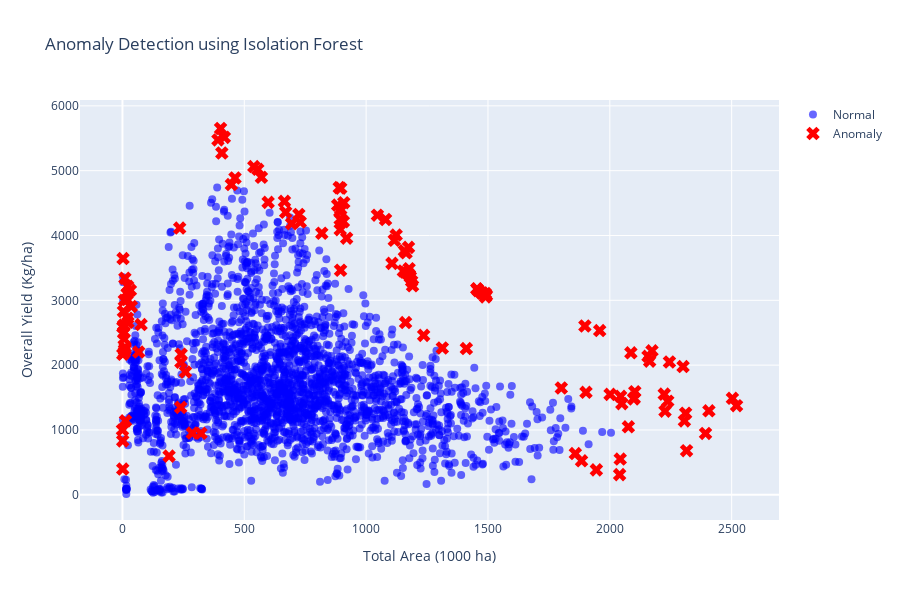

Write notebook code for a chart like this one.
### Code cell
#7. Anomaly Detection

def detect_anomalies(df):
    """Detect anomalies and outliers in the data"""
    
    # Method 1: Statistical approach using Z-score
    print("Statistical Anomaly Detection (Z-score > 3):")
    print("=" * 80)
    
    anomaly_cols = [
        'OVERALL_YIELD_Kg_per_ha', 
        'TOTAL_PRODUCTION_1000_tons',
        'RICE YIELD (Kg per ha)', 
        'WHEAT YIELD (Kg per ha)'
    ]
    
    anomalies = {}
    
    for col in anomaly_cols:
        if col in df.columns:

            # SAFE & FIXED Z-SCORE CALCULATION  
            col_data = df[col]

            # Compute z-scores without breaking index alignment
            z_scores = stats.zscore(col_data, nan_policy='omit')

            # Convert to absolute values and handle NaNs safely
            z_scores = np.abs(z_scores)

            # Mask automatically aligns with df rows because we never dropped anything
            mask = (z_scores > 3)

            # Filter anomalies safely
            col_anomalies = df[mask]
            anomalies[col] = col_anomalies

            print(f"\n{col}:")
            print(f"  Number of anomalies: {len(col_anomalies)}")
            print(f"  Anomaly percentage: {len(col_anomalies)/len(df)*100:.2f}%")
            
            if len(col_anomalies) > 0:
                print(
                    f"  Sample anomalies: "
                    f"{col_anomalies[['State Name', 'Dist Name', 'Year', col]].head(3).to_string(index=False)}"
                )
    
    # Method 2: Isolation Forest
    from sklearn.ensemble import IsolationForest
    
    iso_features = [
        'OVERALL_YIELD_Kg_per_ha', 
        'TOTAL_PRODUCTION_1000_tons',
        'TOTAL_AREA_1000_ha', 
        'CROP_DIVERSIFICATION_INDEX'
    ]
    iso_features = [f for f in iso_features if f in df.columns]
    
    iso_data = df[iso_features].fillna(0)
    
    iso_forest = IsolationForest(contamination=0.05, random_state=42)
    iso_predictions = iso_forest.fit_predict(iso_data)
    
    df['Isolation_Forest_Anomaly'] = iso_predictions
    iso_anomalies = df[df['Isolation_Forest_Anomaly'] == -1]
    
    print(f"\nIsolation Forest Anomalies: {len(iso_anomalies)} ({len(iso_anomalies)/len(df)*100:.2f}%)")
    
    # Visualize anomalies
    fig = go.Figure()
    
    # Normal points
    normal = df[df['Isolation_Forest_Anomaly'] == 1]
    fig.add_trace(go.Scatter(
        x=normal['TOTAL_AREA_1000_ha'],
        y=normal['OVERALL_YIELD_Kg_per_ha'],
        mode='markers',
        name='Normal',
        marker=dict(color='blue', size=8, opacity=0.6)
    ))
    
    # Anomalies
    fig.add_trace(go.Scatter(
        x=iso_anomalies['TOTAL_AREA_1000_ha'],
        y=iso_anomalies['OVERALL_YIELD_Kg_per_ha'],
        mode='markers',
        name='Anomaly',
        marker=dict(color='red', size=12, symbol='x')
    ))
    
    fig.update_layout(
        title='Anomaly Detection using Isolation Forest',
        xaxis_title='Total Area (1000 ha)',
        yaxis_title='Overall Yield (Kg/ha)',
        height=600
    )
    
    fig.show()
    
    return anomalies, iso_anomalies

anomalies, iso_anomalies = detect_anomalies(df)

### Figure 1 — Plotly figure (JSON) as saved in the notebook; plotly's stock layout.template omitted (floating-point values rounded to 4 significant figures; data arrays with more than 128 entries replaced by an {"elided": "..."} marker saying what was removed)
{"data": [{"marker": {"color": "blue", "opacity": 0.6, "size": 8}, "mode": "markers", "name": "Normal", "type": "scatter", "x": {"elided": "2359 float values"}, "y": {"elided": "2359 float values"}}, {"marker": {"color": "red", "size": 12, "symbol": "x"}, "mode": "markers", "name": "Anomaly", "type": "scatter", "x": [669.9, 239.9, 240.9, 2173.0, 2086.0, 2157.0, 2245.0, 2164.0, 2301.0, 1898.0, 1958.0, 1153.0, 1157.0, 1115.0, 1123.0, 1106.0, 1161.0, 1080.0, 1046.0, 1.26, 2.47, 12.54, 22.54, 322.2, 191.3, 258.5, 286.5, 239.1, 1313.0, 1236.0, 1162.0, 2049.0, 2001.0, 1902.0, 1801.0, 1859.0, 32.59, 36.5, 5.19, 5.92, 10.85, 10.91, 4.02, 5.09, 18.94, 19.36, 7.63, 8.3, 7.16, 7.86, 66.69, 76.39, 1.44, 1.77, 21.1, 21.49, 1411.0, 1884.0, 0, 0, 0, 0.1, 447.0, 2226.0, 2311.0, 2306.0, 2407.0, 2315.0, 1945.0, 2076.0, 2393.0, 2043.0, 2040.0, 818.0, 1187.0, 1190.0, 1181.0, 1171.0, 1177.0, 1176.0, 1164.0, 1174.0, 1456.0, 1475.0, 1490.0, 1454.0, 1494.0, 1490.0, 1460.0, 1477.0, 597.8, 729.5, 723.9, 893.5, 895.8, 883.2, 908.3, 906.5, 892.6, 889.7, 895.7, 2503.0, 2520.0, 2238.0, 2102.0, 2100.0, 2223.0, 2098.0, 2044.0, 234.8, 9.98, 920.0, 893.7, 895.0, 1.19, 461.9, 418.0, 694.2, 664.7, 570.2, 555.3, 539.0, 407.8, 391.9, 402.6], "y": [4358.0, 2046.0, 2168.0, 2221.0, 2190.0, 2136.0, 2048.0, 2061.0, 1979.0, 2604.0, 2533.0, 3451.0, 3763.0, 3927.0, 4007.0, 3570.0, 3432.0, 4247.0, 4313.0, 396.8, 3644.0, 1140.0, 2661.0, 948.5, 596.5, 1894.0, 952.6, 1348.0, 2264.0, 2459.0, 2657.0, 1406.0, 1549.0, 1581.0, 1647.0, 635.3, 3154.0, 2903.0, 2495.0, 2618.0, 2273.0, 2245.0, 2828.0, 2609.0, 3014.0, 3099.0, 2197.0, 2233.0, 2404.0, 3000.0, 2201.0, 2627.0, 2167.0, 2588.0, 2724.0, 3216.0, 2256.0, 524.1, null, null, null, 1000, 4786.0, 1290.0, 1258.0, 1139.0, 1296.0, 680.1, 383.8, 1048.0, 946.4, 550.7, 310.4, 4034.0, 3295.0, 3224.0, 3362.0, 3420.0, 3392.0, 3488.0, 3733.0, 3817.0, 3174.0, 3114.0, 3104.0, 3178.0, 3075.0, 3053.0, 3149.0, 3111.0, 4511.0, 4208.0, 4325.0, 4252.0, 4406.0, 4469.0, 4506.0, 4214.0, 4374.0, 4738.0, 4730.0, 1488.0, 1374.0, 1443.0, 1590.0, 1491.0, 1553.0, 1478.0, 1518.0, 4115.0, 3342.0, 3958.0, 4089.0, 3464.0, 831.9, 4887.0, 5514.0, 4183.0, 4527.0, 4897.0, 5022.0, 5064.0, 5273.0, 5474.0, 5651.0]}], "layout": {"height": 600, "title": {"text": "Anomaly Detection using Isolation Forest"}, "xaxis": {"title": {"text": "Total Area (1000 ha)"}}, "yaxis": {"title": {"text": "Overall Yield (Kg/ha)"}}}}
